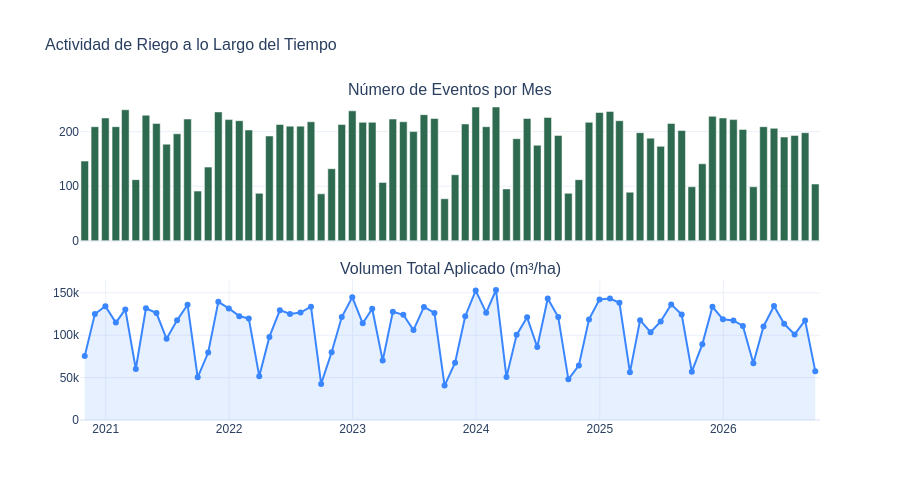

Notebook cell for this chart:
### Code cell
eventos_mes = (
    df_riegos.set_index("fecha_riego").resample("ME")
    .agg(n_eventos=("id_riego","count"), vol_total=("volumen_m3_ha","sum"))
    .reset_index()
)

fig = make_subplots(rows=2, cols=1, shared_xaxes=True,
    subplot_titles=("Número de Eventos por Mes", "Volumen Total Aplicado (m³/ha)"),
    vertical_spacing=0.12)
fig.add_trace(go.Bar(x=eventos_mes["fecha_riego"], y=eventos_mes["n_eventos"],
    marker_color=C_VERDE_MED, name="Eventos"), row=1, col=1)
fig.add_trace(go.Scatter(x=eventos_mes["fecha_riego"], y=eventos_mes["vol_total"],
    mode="lines+markers", line_color=C_AZUL, name="Volumen",
    fill="tozeroy", fillcolor="rgba(58,134,255,0.12)"), row=2, col=1)
fig.update_layout(title="Actividad de Riego a lo Largo del Tiempo",
    height=500, template=TMPL, showlegend=False, title_font_size=16, font_family="Arial")
fig.show()
